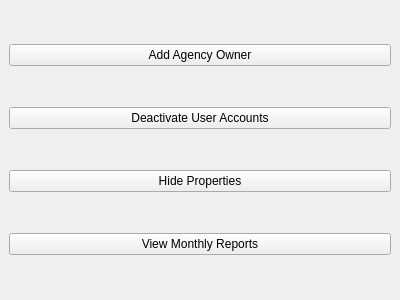
<?xml version="1.0" encoding="UTF-8"?>
<ui version="4.0">
 <class>AdminMainView</class>
 <widget class="QMainWindow" name="AdminMainView">
  <property name="geometry">
   <rect>
    <x>0</x>
    <y>0</y>
    <width>400</width>
    <height>300</height>
   </rect>
  </property>
  <property name="windowTitle">
   <string>Admin Dashboard</string>
  </property>
  <widget class="QWidget" name="centralwidget">
   <layout class="QVBoxLayout" name="verticalLayout">
    <item>
     <widget class="QPushButton" name="add_owner_button">
      <property name="text">
       <string>Add Agency Owner</string>
      </property>
     </widget>
    </item>
    <item>
     <widget class="QPushButton" name="deactivate_account_button">
      <property name="text">
       <string>Deactivate User Accounts</string>
      </property>
     </widget>
    </item>
    <item>
     <widget class="QPushButton" name="hide_property_button">
      <property name="text">
       <string>Hide Properties</string>
      </property>
     </widget>
    </item>
    <item>
     <widget class="QPushButton" name="view_reports_button">
      <property name="text">
       <string>View Monthly Reports</string>
      </property>
     </widget>
    </item>
   </layout>
  </widget>
 </widget>
 <resources/>
 <connections/>
</ui>
